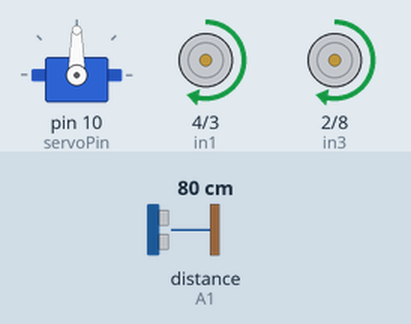
The sketch below on a simulated Arduino Uno, built with avr-gcc and run on an emulated ATmega328P. On the bench: servo, motor-driver pin pairs drawn as motors (green arrow = first pin HIGH = forward, orange = second pin HIGH = backward, longer = more drive, scaled by the enable pin). Wiring (inferred from the names in the program): ultrasonic range finder: trigger A0; echo A1. Inputs (shaded band) come from the test bench; at power-on: distance to the obstacle (sensor on A1) 80 cm. The echo pulse lasts 58.3 µs per cm.

Above: at 1.2 s.
1.3 s: distance to the obstacle (sensor on A1) set to 23 cm
2.8 s: distance to the obstacle (sensor on A1) set to 19 cm
At 3.5 s:
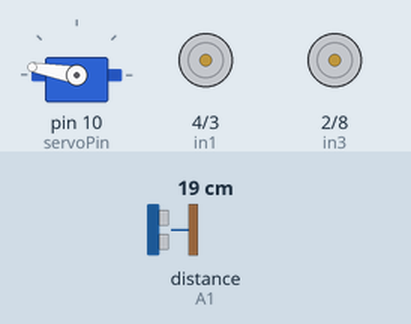
5.8 s: distance to the obstacle (sensor on A1) set to 35 cm
At 6.01 s:
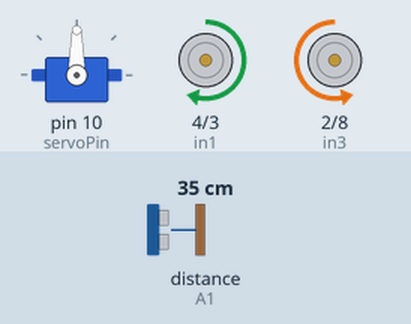
7.7 s: distance to the obstacle (sensor on A1) set to 2 cm
At 8.9 s:
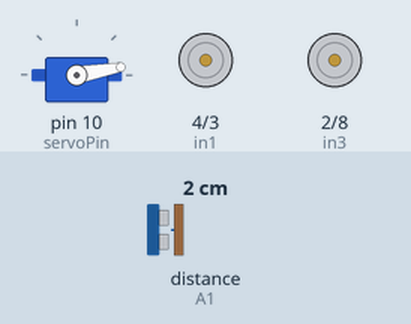
10.7 s: distance to the obstacle (sensor on A1) set to 4 cm
Timing chart, 0 to 14.7 s (numbered marks = the images above; inputs shaded):
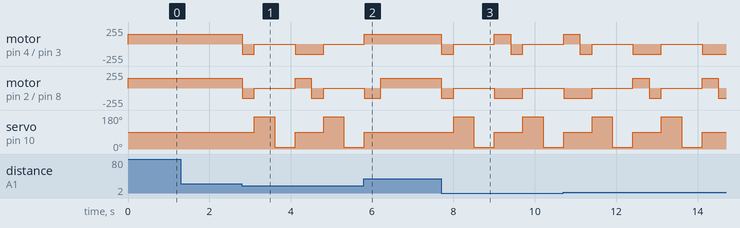

The sketch:

Final_Code.ino
```cpp
#include <Servo.h>

// Define pins
const int trigPin = A0;
const int echoPin = A1;
const int servoPin = 10;

const int enA = 5;
const int in1 = 4;
const int in2 = 3;
const int in3 = 2;
const int in4 = 8;
const int enB = 6;

Servo MicroSky;

void setup() {
  pinMode(trigPin, OUTPUT);
  pinMode(echoPin, INPUT);

  pinMode(enA, OUTPUT);
  pinMode(enB, OUTPUT);
  pinMode(in1, OUTPUT);
  pinMode(in2, OUTPUT);
  pinMode(in3, OUTPUT);
  pinMode(in4, OUTPUT);

  // Set motor speed (0-255)
  analogWrite(enA, 150);
  analogWrite(enB, 150);

  MicroSky.attach(servoPin);
  MicroSky.write(90); // Center position
  Serial.begin(9600);
}

void loop() {
  int distance = readDistance();

  if (distance < 20) {
    stopCar();
    backward();
    delay(300);
    stopCar();

    int distLeft = lookLeft();
    int distRight = lookRight();

    if (distLeft >= distRight) {
      turnLeft();
      delay(400);
    } else {
      turnRight();
      delay(400);
    }
    stopCar();
  } else {
    forward();
  }
}

int readDistance() {
  digitalWrite(trigPin, LOW);
  delayMicroseconds(2);
  digitalWrite(trigPin, HIGH);
  delayMicroseconds(10);
  digitalWrite(trigPin, LOW);

  long duration = pulseIn(echoPin, HIGH);
  int distance = duration * 0.034 / 2;
  return distance;

}

int lookLeft() {
  MicroSky.write(170);
  delay(500);
  int d = readDistance();
  MicroSky.write(90);
  return d;
}

int lookRight() {
  MicroSky.write(10);
  delay(500);
  int d = readDistance();
  MicroSky.write(90);
  return d;
}

void forward() {
  digitalWrite(in1, HIGH);
  digitalWrite(in2, LOW);
  digitalWrite(in3, HIGH);
  digitalWrite(in4, LOW);
}

void backward() {
  digitalWrite(in1, LOW);
  digitalWrite(in2, HIGH);
  digitalWrite(in3, LOW);
  digitalWrite(in4, HIGH);
}

void turnLeft() {
  digitalWrite(in1, LOW);
  digitalWrite(in2, HIGH);
  digitalWrite(in3, HIGH);
  digitalWrite(in4, LOW);
}

void turnRight() {
  digitalWrite(in1, HIGH);
  digitalWrite(in2, LOW);
  digitalWrite(in3, LOW);
  digitalWrite(in4, HIGH);
}

void stopCar() {
  digitalWrite(in1, LOW);
  digitalWrite(in2, LOW);
  digitalWrite(in3, LOW);
  digitalWrite(in4, LOW);
}
```

Measured:
- the behaviour switches between 21 and 20 cm on distance to the obstacle (sensor on A1) (found by bisection; images 0 and 1)
- after the input at 1.3 s, every drawn part: stays the same
- after the input at 5.8 s, servo on pin 10 (servoPin): goes on until 5.8 s, then stays 90°
